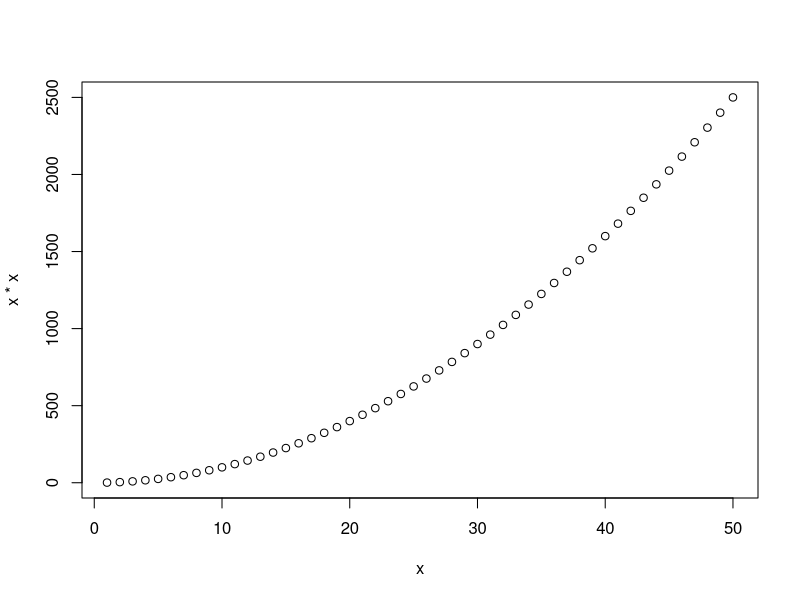
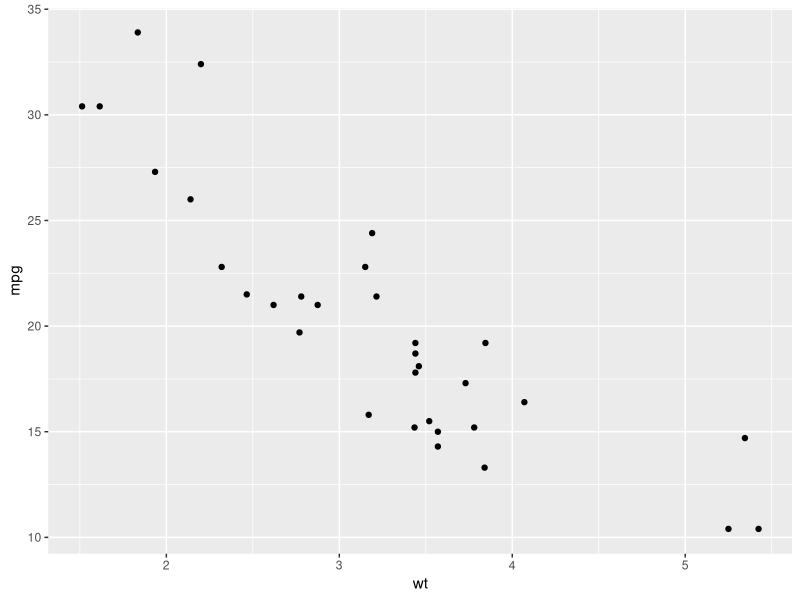
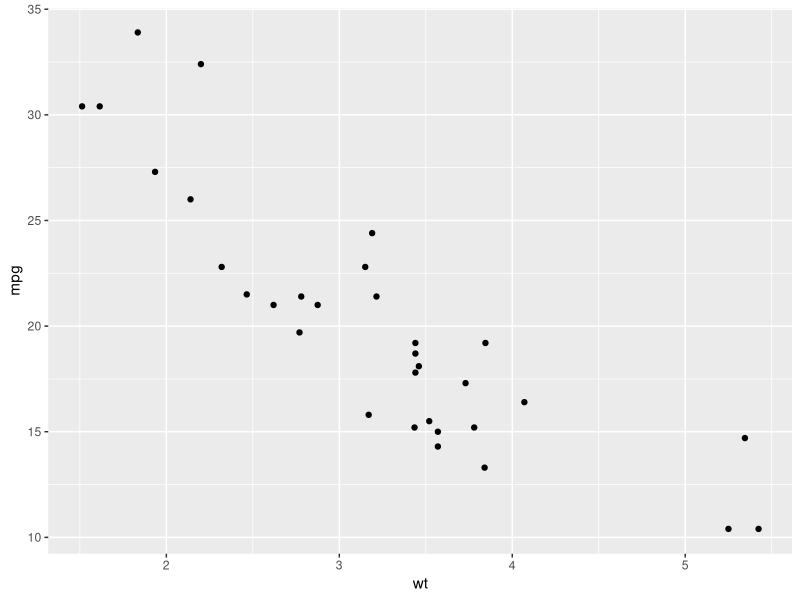
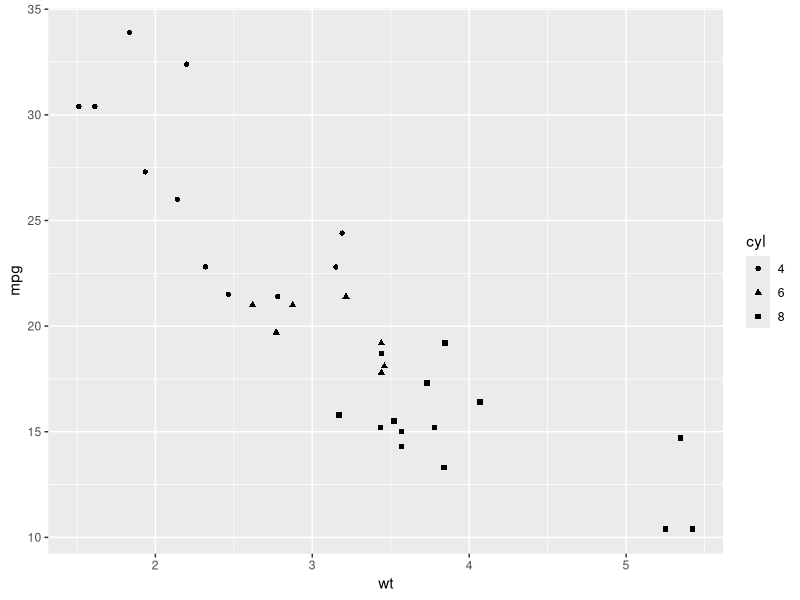
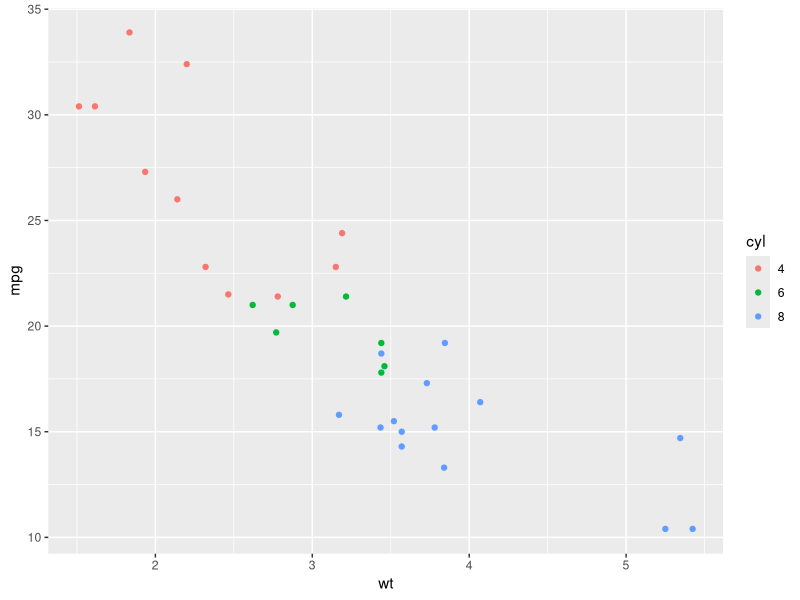
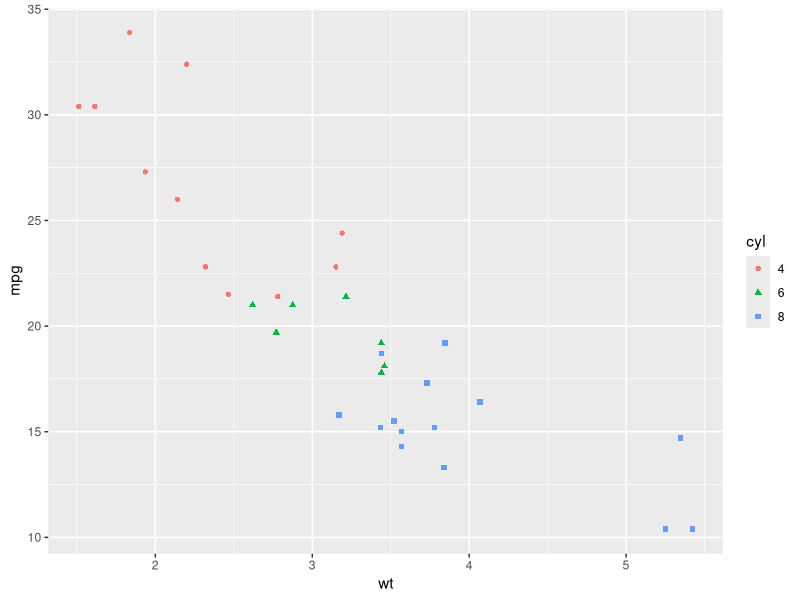
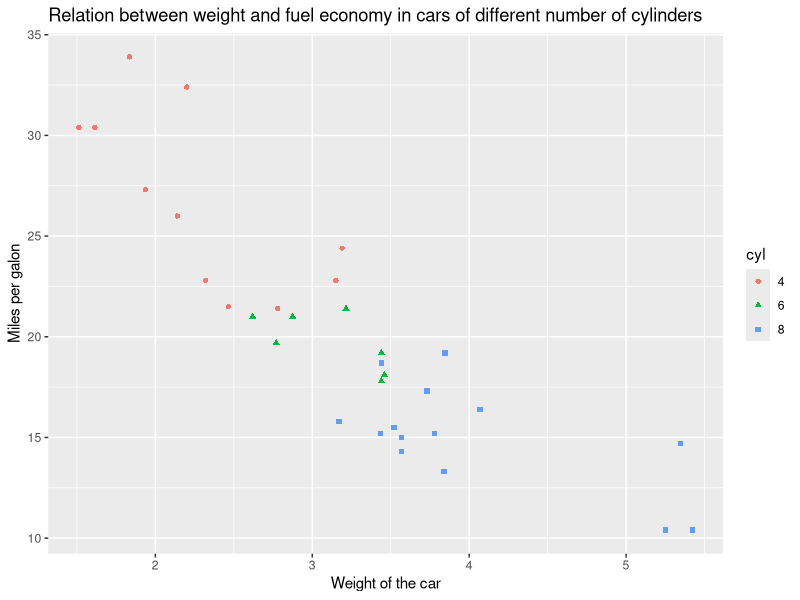
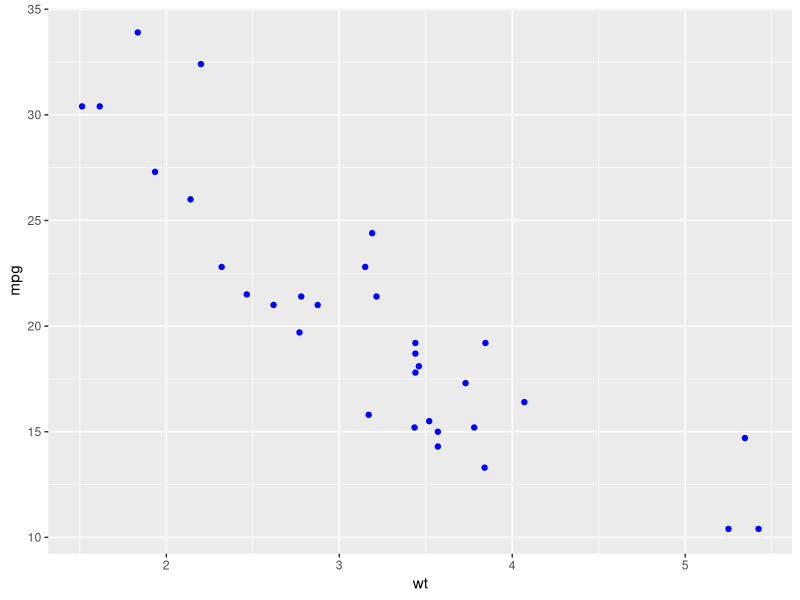

Source code (R) for these figures, in order:
## ---- chunk 1
library(tidyverse)
library(gridExtra)
library(GGally)
knitr::opts_chunk$set(results = 'hold')
## ---- chunk 2
x <- 1:50
# proslijedite `x` i `x*x` funkciji `plot`
plot(x, x*x)

## ---- chunk 3
head(mtcars)
## ---- chunk 4

# Učitajte podatkovni skup `mtcars` u globalnu okolinu
data(mtcars) #bitno jer ce se pri izmjeni poceti koristiti referenca


# proučite okvir `mtcars`  (head, glimpse, ?...)
glimpse(mtcars)




## ---- chunk 5
mtcars$vs <- factor(mtcars$vs, labels = c("V", "S"))
mtcars$am <- factor(mtcars$am, labels = c("automatic", "manual"))
mtcars$cyl  <- factor(mtcars$cyl)
mtcars$gear <- factor(mtcars$gear)
mtcars$carb <- factor(mtcars$carb)
## ---- chunk 6
ggplot() + 
layer( data = mtcars,                      # 1. podaci
       mapping = aes(x = wt, y = mpg),     # 2. mapiranja / estetike
       geom = "point",                     # 3. geometrija
       stat = "identity",                  # za sada zanemariti
       position = "identity")              # za sada zanemariti
## ---- chunk 7
ggplot(mtcars, aes(x = wt, y = mpg)) + geom_point()
## ---- chunk 8

# stvorite graf ovisnosti `mpg` o `wt`
# uz mapiranje `cyl` varijable na `shape` estetiku

ggplot(mtcars, aes(x = wt, y = mpg, shape = cyl)) + geom_point()
## ---- chunk 9
# stvorite graf ovisnosti `mpg` o `wt`
# ovaj put mapirajte `cyl` varijable na `color` estetiku
ggplot(mtcars, aes(x = wt, y = mpg, color = cyl)) + geom_point()

## ---- chunk 10
# ponovite isti graf, ali varijablu `cyl` mapirajte
# i na `color` i na `shape` estetiku
ggplot(mtcars, aes(x = wt, y = mpg, color= cyl, shape = cyl)) + geom_point()
## ---- chunk 11
# na sljedećem grafu preimenujte osi i legendu
# te dodajte adekvatni naslov (najbolje nešto što objašnjava graf)
ggplot(mtcars, aes(x = wt, y = mpg, color = cyl, shape = cyl)) + geom_point() + labs(x = "Weight of the car", y = "Miles per galon", title = "Relation between weight and fuel economy in cars of different number of cylinders")

## ---- chunk 12
# nacrajte graf ovisnosti potrošnje o težini automobila
# koristite geometriju točke
# obojite točke plavom bojom

graf <- ggplot(mtcars, aes(x = wt, y = mpg)) + geom_point(color = "blue")
graf
## ---- chunk 13
# budući da stalno koristimo istu "osnovicu" grafa možemo ju
# pohraniti u zasebnu varijablu npr. imena `graf`

graf <- ggplot(mtcars, aes(x = wt, y = mpg))
graf + geom_point() + geom_line()

# dodajte varijabli `graf` geometriju točaka a potom linijsku geometriju
## ---- chunk 14
# dodajte geometriju točaka na varijablu `graf`
# te potom dodatni sloj sa krivuljom zaglađivanja
# koristite funkciju `stat_smooth` uz parametar `method` 
# postavljen na `"lm"` (linearno zaglađivanje)
# i parametar `formula` na `y~x`
## ---- chunk 15
# ponovite postupak ali metodu zaglađivanja
# postavite na `loess` 
graf + geom_point() + stat_smooth(formula = y ~ x, method = "loess")
## ---- chunk 16
# stvorite još jednom isti graf ali sloju zaglađivanja
# dodajte estetiku `group` postavljenu na `cyl`
# Što smo ovime postigli?
graf + geom_point() + stat_smooth(formula = y ~ x, method = "loess", aes(group = cyl))
## ---- chunk 17
# nacrtajte stupčani graf varijable `cyl` tablice `mtcars` 
# isprobajte funkcije `geom_bar` i `stat_count`
# ima li razlike?
mtcars %>% ggplot(aes(x = cyl)) + geom_bar()

mtcars %>% ggplot(aes(x = cyl)) + stat_count()
## ---- chunk 18
# nacrtajte histogram varijable `wt` tablice `mtcars`
# varijablu podijelite jednoliko u četiri ladice
# koristite funkciju `geom_histogram`
mtcars %>% ggplot(aes(x = wt)) + geom_histogram(bins = 4)
## ---- chunk 19
# nacrtajte histogram varijable `wt` tablice `mtcars`
# težine podijelite jednoliko u četiri ladice
# koristite funkciju `geom_histogram`
# za agregacijsku varijablu postavite `ncount` 
mtcars %>% ggplot(aes(x = wt, y = after_stat(ncount))) + geom_histogram(bins = 4)

## ---- chunk 20
# nacrtajte histogram varijable `wt`, uz dodanu varijablu `cyl` na estetici `fill`
mtcars %>% ggplot(aes(x = wt, fill = cyl)) + geom_histogram(bins = 4) # position je po defaultu stack (stupci jedan na drugom)

## ---- chunk 21
# nacrtajte opet histogram varijable wt, ali pozicijski aspekt `position` postavite na `"dodge"`
mtcars %>% ggplot(aes(x = wt, fill = cyl)) + geom_histogram(bins = 4, position = "dodge") 
## ---- chunk 22
# nacrtajte isti histogram uz pozicijski aspekt postavljen na `"identity"`
# postavite `alpha` parametar geometrije na 0.4 zbog jasnijeg prikaza


mtcars %>% ggplot(aes(x = wt, fill = cyl)) + geom_histogram(bins = 4, position = "identity", alpha = 0.4) 
## ---- chunk 23
# konačno, nacrtajte isti histogram uz pozicijski aspekt `"fill"`
# postavite parametar geometrije `color  na "Black" radi ljepšeg prikaza
# objasnite rezultat!

mtcars %>% ggplot(aes(x = wt, fill = cyl)) + geom_histogram(bins = 4, position = "fill", color = "black")
## ---- chunk 24
df <- data.frame( x = c(rep(1, 90), rep(2, 9), 3),
                  y = c(rep(1, 70), rep(2, 25), rep(3, 5)))

# prikažite okvir df uz pomoć `scatterplot` grafa, tj. točkaste geometrije

ggplot(df, aes(x = x, y = y)) + geom_point()
## ---- chunk 25
# prikažite isti graf, ali umjesto `geom_point` upotrijebite
# pomoćnu funkciju `geom_jitter` koja ima ugrađen `jitter` pozicijski aspekt
# postavite `width` i `height` parametre na 0.3 (30% dodanog šuma)
# dodatno postavite `color` parametar geometrije na "blue" 
# i `alpha` parametar ("prozirnost") na 0.4 

ggplot(df, aes(x = x, y = y)) + geom_jitter(width = 0.3, height = 0.3, alpha = 0.4, color = "blue")
## ---- chunk 26
# spremite sljedeći graf u datoteke `figure1.pdf`i `figure1.png`
ggplot(mtcars, aes(x = hp, y = mpg, col = as.factor(cyl))) + geom_point() + 
geom_smooth(aes(x = hp, y = mpg), method = 'loess', linetype = 4, color = "grey", se = F, inherit.aes = F) +
labs(x = "broj konjskih snaga", y = "potrošnja", col = "broj cilindara")

ggsave("figure1.pdf")
## ---- chunk 27
# učitajte i proučite podatkovni okvir `diamonds`
glimpse(diamonds)
## ---- chunk 28
set.seed(1001)
# stvorite okvir `diamondsSample` u koji ćete staviti
# 5000 nasumičnih redaka iz okvira `diamonds`

diamondsSample <- slice_sample(diamonds, n = 5000)
## ---- chunk 29
# "popravite" osi i legendu grafa koji prikazuje ovisnost veličine dijamanta, boje i cijene
# - osi x i y nazovite "volumen u mm3" i "cijena u $"
# - legendu nazovite "kvaliteta boje"
# - os x ograničite od 0 do 500
# - na osi y postavite crtice na 1000, 5000, 10000 i 20000
# - kategorije kvalitete boje postavite na brojeve od 1 do 7 gdje 1 predstavlja "najbolju" boju
ggplot(diamondsSample, aes(x*y*z, price, color = color)) + geom_point(alpha = 0.4) + labs(
  x="volumen u mm3",
  y="cijena u $",
  titl="kvaliteta boje"
)
## ---- chunk 30
# logaritmirajte cijenu dijamanta u prethodno izvedenom grafu
ggplot(diamondsSample, aes(x*y*z, price, color = color)) + geom_point(na.rm = T, alpha = 0.6) +
  scale_x_continuous(name = "volumen u mm3" , limits = c(0, 450)) +
  scale_y_log10(name = "cijena u $", breaks = c(1000, 5000, 10000, 15000)) +
  scale_color_discrete(name = "kvaliteta boje", labels = 1:7)
## ---- chunk 31
# podesite `fill` estetiku sljedećeg grafa korištenjem funkcije `scale_fill_brewer`
# parametar `palette` postavite na jednu od sljedećih paleta:
# Blues, BuPu, Greens, Greys, Oranges, OrRd, PuBu, PuRd, Purples, YlGn, YlOrRd
# (još paleta možete naći u dokumentaciji)
ggplot(diamondsSample, aes(x = x*y*z, fill = color)) + geom_histogram(bins = 30, na.rm = T) + 
  xlim(0, 500)
## ---- chunk 32
# pogledajte kako sljedeći graf izgleda u "izvrnutom" a kako u polarnom koordinatnom sustavu
ggplot(diamondsSample, aes(x = x*y*z, fill = color)) + geom_histogram(bins = 30, na.rm = T) + 
  xlim(40, 100) 
## ---- chunk 33
# promijenite temu sljedećem grafu na `theme_classic`
ggplot(diamondsSample, aes(x = x*y*z, fill = color)) + geom_histogram(bins = 30, na.rm = T) + 
  xlim(0, 500) 
## ---- chunk 34
# promijenite orijentaciju slova na x osi tako da budu pod kutem od 45 stupnjeva
ggplot(diamondsSample, aes(cut)) + geom_bar() 
                                                                                
## ---- chunk 35
# reduciramo uzorak kako bi radili sa faktorima sa manjim brojem razina
diamondsSample %>% filter(color %in% c("G", "H", "I", "J"),
                  cut %in% c("Very Good", "Premium", "Ideal")) -> diamondsSample2

# napravite uvjetni graf u ovisnosti o kombinaciji boje (`color`) i reza (`cut`)
# koristite funkciju `facet_grid` i formulu kao parametar
ggplot(diamondsSample2, aes(depth, fill = clarity)) + geom_histogram(bins = 5,  position = 'dodge') +
  facet_grid(color ~ cut)

## ZADATAK 13.31 - funkcija `facet_grid` (2)

# ponovite postupak, ali sada rastavite samo po boji
# grafove organizirajte u stupac
# koristite funkciju `facet_grid` i notaciju formule sa točkom
ggplot(diamondsSample2, aes(depth, fill = clarity)) + geom_histogram(bins = 5,  position = 'dodge') + 
    facet_grid(.~color)
## ---- chunk 36
# razdvojite sljedeći graf u ovisnosti o prozirnosti (`clarity`)
# koristite funkciju `facet_wrap` i jednostranu formulu
ggplot(diamondsSample, aes(x*y*z, price)) + geom_point() + 
  facet_wrap(~clarity)
## ---- chunk 37
#library(GGally)  # ako nije učitan!
# ovaj isjecak se zapravo prikazuje buduci da nece imati stat_bin poruke
# rjesenje sa https://github.com/ggobi/ggally/issues/184
ggpairs(data = mtcars[,1:6], lower=list(combo=wrap("facethist", binwidth=0.8)))
## ---- chunk 38
#library(gridExtra)    # ukoliko je potrebno

# grafove koje slažem u matricu pohranjujem u varijable
g1 <- ggplot(diamondsSample, aes(x*y*z, price, color = color)) + geom_point(alpha = 0.6)
g2 <-ggplot(diamondsSample, aes(x = x*y*z, fill = color)) + geom_histogram(bins = 30, na.rm = T) + 
             scale_fill_brewer(palette = "Greens")
g3 <- ggplot(diamondsSample, aes(x = cut)) + geom_bar(fill = "blue", alpha = 0.5)
g4 <- ggplot(diamondsSample, aes(x = color, fill = clarity)) + geom_bar() + coord_polar()

## ---- chunk 39
grid.arrange(g1, g2, g3, g4, nrow = 2, ncol = 2)
## ---- chunk 40
data(diamonds)

glimpse(diamonds)
head(diamonds, 10)
## ---- chunk 41
diamonds %>% ggplot(aes(x = price)) + geom_histogram(bins = 10) 
diamonds %>% ggplot(aes(x = price)) + geom_freqpoly(bins = 10) 
## ---- chunk 42
diamonds %>% ggplot(aes(x = price)) + geom_histogram(bins = 10, aes(fill = clarity)) 

diamonds %>% ggplot(aes(x = price)) + geom_freqpoly(bins = 10, aes(color = clarity)) 

## ---- chunk 43
data(mpg)
head(mpg)
glimpse(mpg)
## ---- chunk 44

mpg %>% ggplot(aes(x = displ, y = cty)) + geom_point(shape = 8, aes(color = class)) + geom_smooth(linetype = "dashed", color = "grey", alpha = 0.5, se = F) + labs(x = "Engine displacement / liters", y = "City miles per gallon")


## ---- chunk 45

mpg %>% ggplot(aes(x = drv, y = hwy)) + geom_boxplot() + labs(x = "Drive type", y = "Highway miles per gallon")

## ---- chunk 46
# create a stacked histogram of ratios by drive type per car manufacturer 

mpg %>% ggplot(aes(x = drv, fill = manufacturer)) + geom_bar(position = "stack", color = "white") + labs(x = "Drive type", y = "ratio")



## ---- chunk 47
# Uz pomoć funkcija skaliranja na sljedećem grafu:
#   a) os x nazovite `"broj cilindara"`
#   b) os y nazovite `"ukupno"` i povećajte raspon do 100
#  c) legendu za godine nazovite `"godina"`
#   b) za boju pravokutnika odaberite paletu `"Dark2"`
ggplot(mpg, aes(x = as.factor(cyl), 
                fill = as.factor(year))) + 
  geom_bar() + scale_x_discrete(name = "broj cilindara") +
  scale_y_continuous(name = "ukupno", limits = c(0, 100)) +
  scale_fill_brewer(name = "godina", palette = "Dark2")
  
## ---- chunk 48
# Promijenite temu sljedećeg grafa na sljedeći način:
#      a) prilagodite prikaz projekciji na platno
#      b) okrenite nazive na x osi vertikalno

ggplot(mpg, aes(x = as.factor(trans), y = displ)) + 
  geom_boxplot() + theme(axis.text.x = element_text(angle = 90)) + theme_bw()
## ---- chunk 49
ggplot(mpg, aes(hwy, fill = as.factor(cyl))) + 
  geom_histogram(bins = 10, position = "dodge") + 
  facet_wrap(cyl~.)



g1 <- ggplot(mpg %>% filter(cyl == 4), aes(hwy)) + geom_histogram(bins = 10) + labs(title = "4 cilindra")
g2 <- ggplot(mpg %>% filter(cyl == 5), aes(hwy)) + geom_histogram(bins = 10) + labs(title = "5 cilindara")
g3 <- ggplot(mpg %>% filter(cyl == 6), aes(hwy)) + geom_histogram(bins = 10) + labs(title = "6 cilindara")
g4 <- ggplot(mpg %>% filter(cyl == 8), aes(hwy)) + geom_histogram(bins = 10) + labs(title = "8 cilindara")

grid.arrange(g1, g2, g3, g4, ncol = 2, nrow = 2)
## ---- chunk 50
prodaja <- data.frame(mjesec = 1:12,
          ukupno = c(10000, 5000, 12000, 3000, 5000, 7000, 
                   10000, 2000, 4000, 8000, 11000, 14000))
## ---- chunk 51
prodaja %>% ggplot(aes(x = as.factor(mjesec), y = ukupno)) + geom_bar(stat = "identity") + labs(x = "Mjesec", y = "Ukupno")
